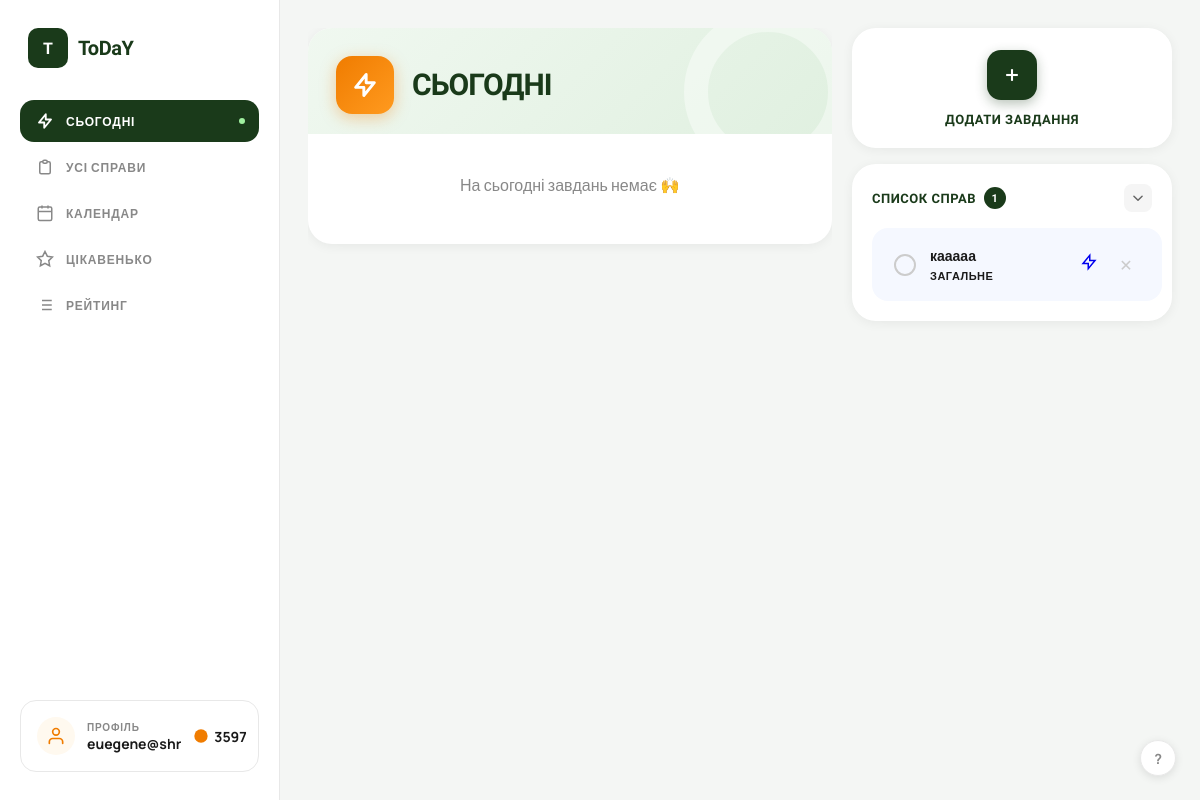
Page /tasks/today/ (signed in) on the earlier database version.
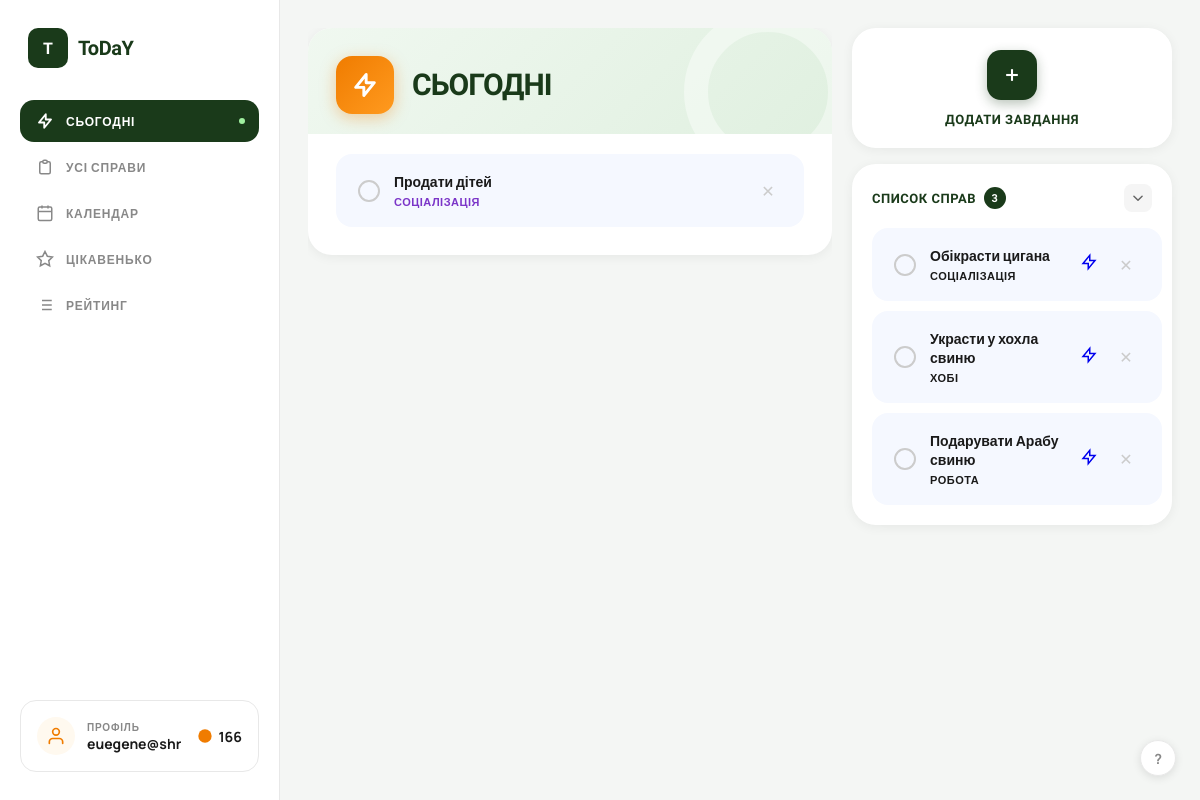
Same page on the later database version.
### users/models.py (models this page shows)
class User(AbstractUser):
    email = models.EmailField(unique=True)
    total_points = models.IntegerField(default=0)
    coins = models.IntegerField(default=100)  # added this for coin sysytem
    USERNAME_FIELD = "email"
    REQUIRED_FIELDS = ['username']

### tasks/models.py (models this page shows, shortened)
class Task(models.Model):
    user = models.ForeignKey(User, on_delete=models.CASCADE)
    title = models.CharField(max_length=255)
    category = models.ForeignKey(Category, null=True, blank=True, on_delete=models.SET_NULL)
    planned_date = models.DateField(
        default=timezone.localdate,
        null=True,
        blank=True
    )
    is_for_today = models.BooleanField(default=False)
    deadline_time = models.TimeField(default="23:59") # Непотрібен
    estimated_hours = models.FloatField(default=1)
    is_completed = models.BooleanField(default=False)
    order = models.IntegerField(default=0)
    created_at = models.DateTimeField(auto_now_add=True)
    completed_at = models.DateTimeField(null=True, blank=True)

class Category(models.Model):
    name = models.CharField(max_length=100)
    color = models.CharField(max_length=7, default='#000000')
    user = models.ForeignKey(User, on_delete=models.CASCADE, null=True, blank=True)

### tasks/views.py (the view)
# urls.py: path('today/', views.today_tasks, name='today_tasks'),
@login_required
def today_tasks(request):
    today = timezone.localdate()
    today_incomplete = Task.objects.filter(
        user=request.user,
        is_completed=False
    ).filter(
        db_models.Q(is_for_today=True) | db_models.Q(planned_date=today)
    ).order_by('order')
    other_incomplete = Task.objects.filter(
        user=request.user,
        is_for_today=False,
        is_completed=False,
    ).order_by('order')
    categories = Category.objects.filter(user=request.user)
    return render(request, 'myapp/user_desktop.html', {
        'today_tasks': today_incomplete,
        'other_tasks': other_incomplete,
        'categories': categories,
        'today': today,
    })

### myapp/templates/myapp/user_desktop.html (shortened to what the changed rows need)
{% load static %}
<!DOCTYPE html>
<html lang="uk">
<head>
<link rel="stylesheet" href="{% static 'myapp/css/menu.css' %}">
</head>
<body>
<aside class="sidebar">
  <a href="{% url 'myapp:profile' %}" class="profile-card" style="text-decoration: none; color: inherit; display: flex;">
    <div class="profile-avatar">
      <svg width="20" height="20" fill="none" viewBox="0 0 24 24" stroke="currentColor" stroke-width="2">
        <path stroke-linecap="round" stroke-linejoin="round" d="M20 21v-2a4 4 0 00-4-4H8a4 4 0 00-4 4v2"/>
        <circle cx="12" cy="7" r="4"/>
      </svg>
    </div>
    <div class="profile-info">
      <div class="profile-label">Профіль</div>
      <div class="profile-name">{{ request.user.username }}</div>
    </div>
    <div class="coins">
      <svg width="16" height="16" fill="currentColor" viewBox="0 0 24 24" style="color:var(--orange)">
        <circle cx="12" cy="12" r="10"/>
      </svg>
      {{ request.user.coins|default:0 }}
    </div>
  </a>
</aside>
<main class="main">
  <div class="center-panel">
    <div class="today-card">
      <div class="today-tasks">
        {% for task in today_tasks %}
          <div class="task-label">
            <a href="{% url 'tasks:complete_task' task.id %}" class="task-checkbox-ui" style="text-decoration: none;"></a>
            <div class="task-info">
              <div class="task-name">{{ task.title }}</div>
              <div class="task-tag tag-{{ task.category.name|lower }}">{{ task.category.name|default:"Без категорії" }}</div>
            </div>
            <a href="{% url 'tasks:delete_task' task.id %}"
               onclick="return confirm('Видалити завдання «{{ task.title }}»?')"
               class="delete-btn"
               title="Видалити">✕</a>
          </div>
        {% empty %}
          <p style="color: #888; text-align: center; padding: 20px;">На сьогодні завдань немає 🙌</p>
        {% endfor %}
      </div>
    </div>
  </div>
  <div class="right-panel">
    <div class="general-card">
      <details class="general-details" open>
        <summary class="general-summary">
          <div class="general-title">
            СПИСОК СПРАВ
            <span class="count-badge">{{ other_tasks|length }}</span>
          </div>
        </summary>
        <div class="general-tasks">
          {% for task in other_tasks %}
            <div class="task-label">
              <a href="{% url 'tasks:complete_task' task.id %}" class="task-checkbox-ui" style="text-decoration: none;"></a>
              <div class="task-info">
                <div class="task-name">{{ task.title }}</div>
                <div class="task-tag">{{ task.category.name|default:"Загальне" }}</div>
              </div>
              <a href="{% url 'tasks:move_to_today' task.id %}" class="move-btn" title="Виконати сьогодні">
                <svg width="18" height="18" fill="none" viewBox="0 0 24 24" stroke="currentColor" stroke-width="2">
                  <path d="M13 10V3L4 14h7v7l9-11h-7z"/>
                </svg>
              </a>
              <a href="{% url 'tasks:delete_task' task.id %}"
                 onclick="return confirm('Видалити завдання «{{ task.title }}»?')"
                 class="delete-btn"
                 title="Видалити">✕</a>
            </div>
          {% empty %}
            <p style="color: #888; text-align: center; padding: 20px;">Наповни мене</p>
          {% endfor %}
        </div>
      </details>
    </div>
  </div>
</main>
</body>
</html>

Differences in the rows shown:
removed Task: title "кааааа", category.name "ЗАГАЛЬНЕ", shown under "СПИСОК СПРАВ"
changed User "euegene@shr": user.coins "3597" → "166"
now on this page (row edited): Task: title "Продати дітей", category.name "СОЦІАЛІЗАЦІЯ"
now on this page (row edited): Task: title "Обікрасти цигана", category.name "СОЦІАЛІЗАЦІЯ", shown under "СПИСОК СПРАВ"
now on this page (row edited): Task: title "Украсти у хохла свиню", category.name "ХОБІ", shown under "СПИСОК СПРАВ"
now on this page (row edited): Task: title "Подарувати Арабу свиню", category.name "РОБОТА", shown under "СПИСОК СПРАВ"
Other differences:
{{ other_tasks|length }}: "1" → "3"
text no longer shown: "На сьогодні завдань немає 🙌"
